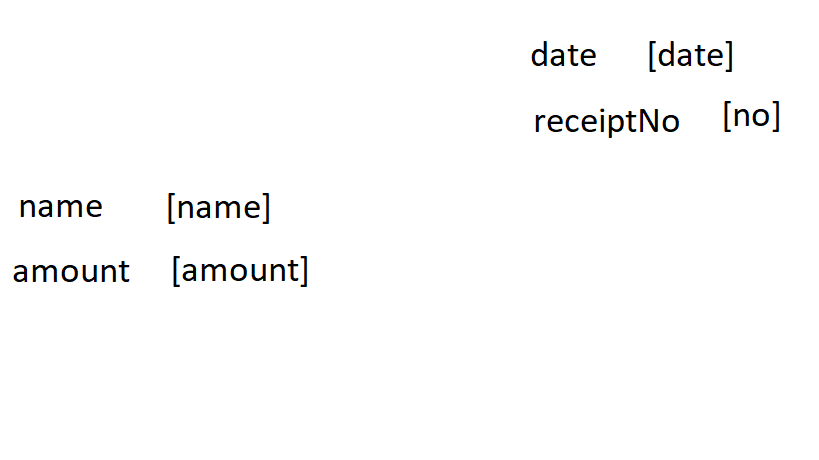
#> input picture python/fullCourse/imageToText/sample4.png, 819 x 460 px
$ python imageToText6.py
#> lines starting #> are read from the running program, lines starting #| are printed output that depends on the picture; after the words box and inside, x2 and y2 are one past the last pixel; in counts of white or black regions, pixels touching at a corner belong together
import cv2
import pytesseract

def generateReceipt(imageToBeProcessed,fImage,a,b,pathToSaveImage):
#> called with imageToBeProcessed = 'sample4.png', fImage = 'sample6.png'
	pytesseract.pytesseract.tesseract_cmd = r'C:\\Program Files\\Tesseract-OCR\\tesseract';
	img = cv2.imread(imageToBeProcessed)
#> img is the input picture: shape (460, 819, 3); mean B, G, R 251.2, 251.2, 251.2
	finalImage = cv2.imread(fImage)
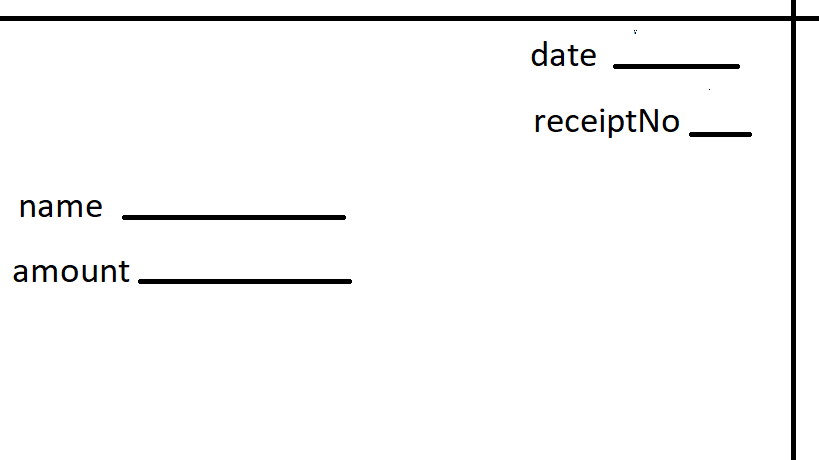
#> input picture python/fullCourse/imageToText/sample6.png, 819 x 460 px
#> finalImage is the input picture: shape (460, 819, 3); mean B, G, R 246.7, 246.7, 246.7
	gray = cv2.cvtColor(img, cv2.COLOR_BGR2GRAY)
	ret, thresh1 = cv2.threshold(gray, 0, 255, cv2.THRESH_OTSU | cv2.THRESH_BINARY_INV)
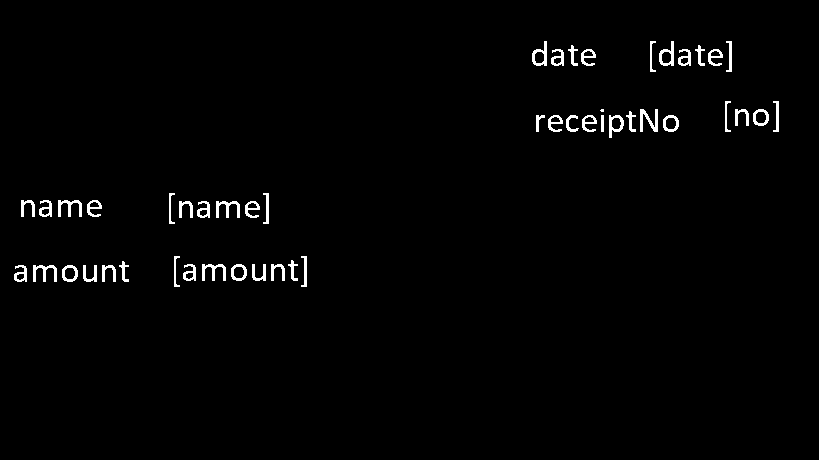
#> thresh1: shape (460, 819); 1.5% white; 48 white regions (1 under 20 px), largest, box (x1, y1, x2, y2) and area: (640, 109, 658, 132) 208, (58, 200, 82, 217) 188, (216, 201, 240, 218) 188
#> ret = 136

	# Specify structure shape and kernel size.
	# Kernel size increases or decreases the area
	# of the rectangle to be detected.
	# A smaller value like (10, 10) will detect
	# each word instead of a sentence.
	rect_kernel = cv2.getStructuringElement(cv2.MORPH_RECT, (18, 18))

	# Appplying dilation on the threshold image
	dilation = cv2.dilate(thresh1, rect_kernel, iterations = 1)
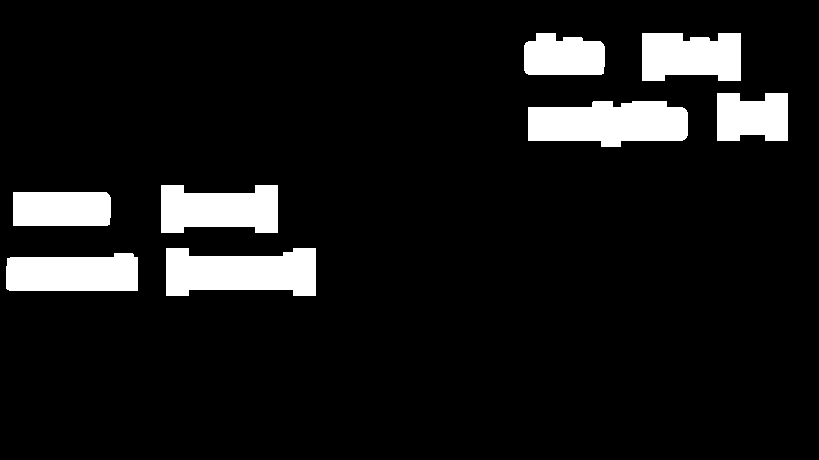
#> dilation: shape (460, 819); 9.1% white; 8 white regions

	# Finding contours
	contours, hierarchy = cv2.findContours(dilation, cv2.RETR_EXTERNAL,
												cv2.CHAIN_APPROX_NONE)
#> contours = 8 contours; box (x1, y1, x2, y2) and area: (528, 101, 688, 147) 5712, (166, 248, 316, 296) 5576, (161, 185, 278, 233) 4446, (6, 253, 138, 291) 4386, (642, 33, 741, 81) 4072, (13, 192, 111, 226) 3183, (717, 93, 788, 141) 2928, (524, 33, 605, 75) 2838

	# Creating a copy of image
	im2 = img.copy()

	# A text file is created and flushed
	file = open("recognized.txt", "w+")
	file.write("")
	file.close()
	# Looping through the identified contours
	# Then rectangular part is cropped and passed on
	# to pytesseract for extracting text from it
	# Extracted text is then written into the text file

	for cnt in contours:
		x, y, w, h = cv2.boundingRect(cnt)
		print(x,y,w,h)
		# Drawing a rectangle on copied image
		rect = cv2.rectangle(im2, (x, y), (x + w, y + h), (0, 255, 0), 2)

		# Cropping the text block for giving input to OCR
		cropped = im2[y:y + h, x:x + w]

		# Open the file in append mode
		file = open("recognized.txt", "a")

		# Apply OCR on the cropped image
		text = pytesseract.image_to_string(cropped)
		print(text)
		if text in a:
			print("-----------change krna hai")
			# Appending the text into file
			file.write(text)
			file.write("\n")
			file.write(str(x))
			file.write("\n")
			file.write(str(y))
			file.write("\n")
			file.write(str(w))
			file.write("\n")
			file.write(str(h))
			file.write("\n")
			# Close the file
			file.close
			font = cv2.FONT_HERSHEY_SCRIPT_COMPLEX
			print(b.get(text))
			try:
				cv2.putText(finalImage,b.get(text),(x+int(w/10),y+(int(h/2)+int(font))), font, 1,(0,0,255),2)
			except:
				print("gadbad hue")
#> this loop made 1 pass
#> (x, y, w, h) on pass 1: (6, 253, 132, 38)
#| 6 253 132 38
#> pass 1, in generateReceipt, `cropped = im2[y:y + h, x:x + w]`:
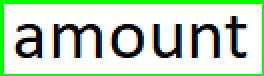
#> cropped: shape (38, 132, 3) (shown 2 times larger); mean B, G, R 191.6, 216.9, 191.2
	cv2.imwrite(pathToSaveImage+"finalImage.png",finalImage)
	cv2.imshow("final Image",finalImage)
	cv2.waitKey(0)


a=["[date]","[no]","[name]","[amount]"];
print(a)
b={"[date]":"02/10/1998","[no]":"21","[name]":"Deepak Choudhary","[amount]":"10000/-"}
print(b);
generateReceipt("sample4.png","sample6.png",a,b,"c://2020//deepak//python//fullCourse//imageToText//del//")
#> (the call stopped at in generateReceipt, `text = pytesseract.image_to_string(cropped)`: pytesseract is not available in this run)
